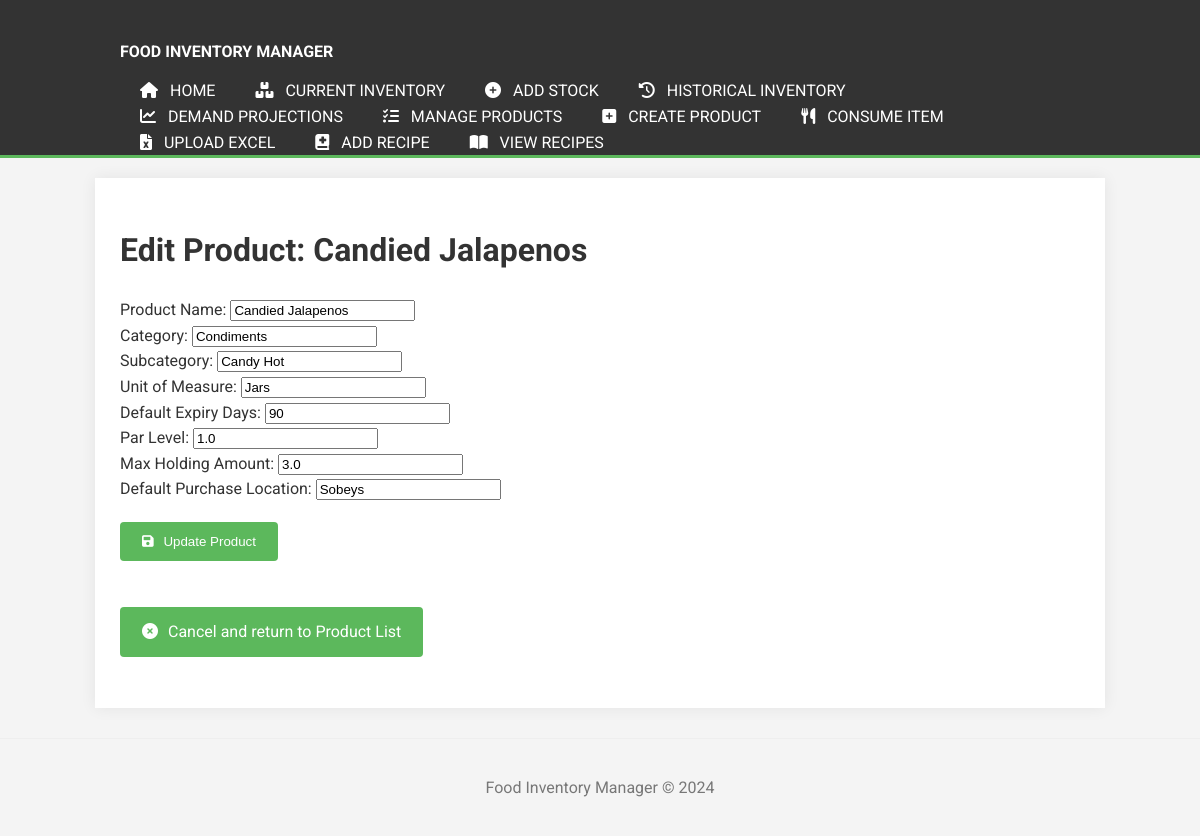
Screenshot of /products/7/edit with the database file from the repository.
### tables this page shows
CREATE TABLE products (
                        id INTEGER PRIMARY KEY AUTOINCREMENT,
                        name TEXT NOT NULL UNIQUE,
                        category TEXT,
                        subcategory TEXT,
                        unit_of_measure TEXT NOT NULL,
                        default_expiry_days INTEGER NOT NULL,
                        par_level REAL DEFAULT 0,
                        max_holding_amount REAL DEFAULT 0,
    purchase_location TEXT,
    consumption_override_rate REAL DEFAULT NULL
                    );

### app.py (the view, shortened to what this page needs)
@app.route('/products/<int:product_id>/edit', methods=['GET', 'POST'])
def edit_product_view(product_id):
    product = manager.get_product(product_id)
    if not product:
        flash(f"Product with ID {product_id} not found.", 'error')
        return redirect(url_for('list_products_view'))
    return render_template('edit_product.html', product=product)

### Food_manager.py (called while the page is built)
    def _get_db_connection(self):
        if self.conn and self.db_filepath == ":memory:":
            return self.conn
        conn = sqlite3.connect(self.db_filepath)
        conn.row_factory = sqlite3.Row # Access columns by name
        return conn

    def get_product(self, product_id):
        try:
            with self._get_db_connection() as conn:
                cursor = conn.cursor()
                cursor.execute("SELECT * FROM products WHERE id = ?", (product_id,))
                row = cursor.fetchone()
                return dict(row) if row else None
        except sqlite3.Error as e:
            print(f"Database error getting product by ID {product_id}: {e}")
            return None # Or raise error

### templates/edit_product.html (shortened to what this page needs)
{% extends "base.html" %}
{% block content %}
<h1>Edit Product: {{ product.name }}</h1>
<form method="POST" action="{{ url_for('edit_product_view', product_id=product.id) }}">
    <div>
        <label for="name">Product Name:</label>
        <input type="text" id="name" name="name" value="{{ product.name }}" required>
    </div>
    <div>
        <label for="category">Category:</label>
        <input type="text" id="category" name="category" value="{{ product.category if product.category is not none else '' }}">
    </div>
    <div>
        <label for="subcategory">Subcategory:</label>
        <input type="text" id="subcategory" name="subcategory" value="{{ product.subcategory if product.subcategory is not none else '' }}">
    </div>
    <div>
        <label for="unit_of_measure">Unit of Measure:</label>
        <input type="text" id="unit_of_measure" name="unit_of_measure" value="{{ product.unit_of_measure }}" required>
    </div>
    <div>
        <label for="default_expiry_days">Default Expiry Days:</label>
        <input type="number" id="default_expiry_days" name="default_expiry_days" value="{{ product.default_expiry_days }}" min="0" required>
    </div>
    <div>
        <label for="par_level">Par Level:</label>
        <input type="number" id="par_level" name="par_level" value="{{ product.par_level if product.par_level is not none else '0' }}" min="0" step="any">
    </div>
    <div>
        <label for="max_holding_amount">Max Holding Amount:</label>
        <input type="number" id="max_holding_amount" name="max_holding_amount" value="{{ product.max_holding_amount if product.max_holding_amount is not none else '0' }}" min="0" step="any">
    </div>
    <div>
        <label for="purchase_location">Default Purchase Location:</label>
        <input type="text" id="purchase_location" name="purchase_location" value="{{ product.purchase_location if product.purchase_location is not none else '' }}">
    </div>
    <div>
        <button type="submit" class="button"><i class="fas fa-save"></i> Update Product</button>
    </div>
</form>
<p><a href="{{ url_for('list_products_view') }}" class="nav-link-button"><i class="fas fa-times-circle"></i> Cancel and return to Product List</a></p>
{% endblock %}

### static/style.css (style rules this page uses)
body { font-family: 'Roboto', Arial, sans-serif; margin: 0; padding: 0; background-color: #f4f4f4; color: #333; line-height: 1.6; }
h1, h2, h3 { color: #333; }
a { color: #5cb85c; text-decoration: none; }
.button, .nav-link-button { display: inline-block; margin-top: 20px; padding: 12px 22px; background-color: #5cb85c; color: white !important; border-radius: 4px; text-decoration: none; border: none; cursor: pointer; margin-right: 10px; margin-bottom: 10px; transition: transform 0.2s ease-out, background-color 0.2s ease-out; }
.button i, .nav-link-button i { margin-right: 6px; }

### rows the page displays
products: name "Candied Jalapenos", category "Condiments", subcategory "Candy Hot", unit_of_measure "Jars", default_expiry_days "90", par_level "1.0", max_holding_amount "3.0", purchase_location "Sobeys"
